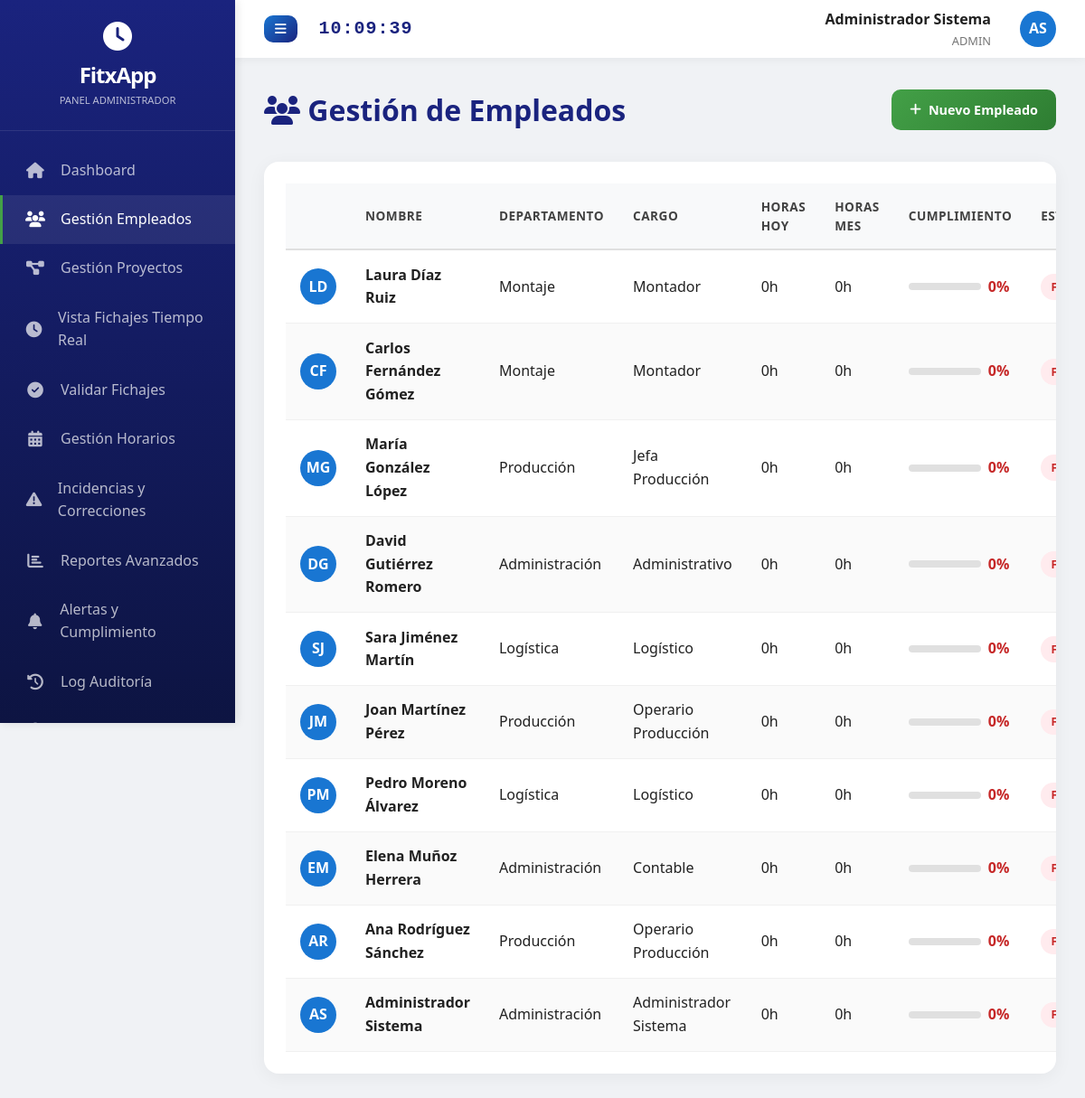
/fitxapp/admin/empleados.php (signed in), run on the app's committed database.
### tables this page shows
CREATE TABLE usuarios (
  id INT PRIMARY KEY AUTO_INCREMENT,
  nombre VARCHAR(50) NOT NULL,
  apellidos VARCHAR(100) NOT NULL,
  email VARCHAR(100) NOT NULL UNIQUE,
  password VARCHAR(255) NOT NULL,
  rol ENUM('admin','supervisor','empleado') DEFAULT 'empleado',
  departamento_id INT NULL,
  cargo VARCHAR(100),
  telefono VARCHAR(20),
  dni VARCHAR(20),
  fecha_alta DATE NULL,
  avatar VARCHAR(255) NULL,
  activo TINYINT(1) DEFAULT 1,
  fecha_creacion DATETIME DEFAULT CURRENT_TIMESTAMP,
  FOREIGN KEY (departamento_id) REFERENCES departamentos(id) ON DELETE SET NULL
);

CREATE TABLE departamentos (
  id INT PRIMARY KEY AUTO_INCREMENT,
  nombre VARCHAR(100) NOT NULL UNIQUE,
  descripcion TEXT,
  supervisor_id INT NULL,
  fecha_creacion DATETIME DEFAULT CURRENT_TIMESTAMP
);

### fitxapp/includes/db.php (called while the page is built, shortened)
<?php
function escape($string) {
    return htmlspecialchars($string ?? '', ENT_QUOTES, 'UTF-8');
}
?>

### fitxapp/includes/funciones.php (called while the page is built, shortened)
<?php
require_once 'db.php';
require_once 'auth.php';
function calcularCumplimiento($usuario_id, $fecha = null) {
    global $pdo;
    if (!$fecha) $fecha = date('Y-m-d');
    $stmt = $pdo->prepare("SELECT horas_dia FROM horarios WHERE usuario_id = ? AND activo = 1 LIMIT 1");
    $stmt->execute([$usuario_id]);
    $horario = $stmt->fetch();
    $horasEsperadas = $horario ? $horario['horas_dia'] : 8;
    $stmt = $pdo->prepare("SELECT SUM(horas_trabajadas) as total FROM fichajes
                           WHERE usuario_id = ? AND DATE(hora_entrada) = ? AND hora_salida IS NOT NULL");
    $stmt->execute([$usuario_id, $fecha]);
    $fichaje = $stmt->fetch();
    $horasTrabajadas = $fichaje['total'] ?? 0;
    if ($horasEsperadas == 0) {
        $porcentaje = 100;
    } else {
        $porcentaje = min(100, round(($horasTrabajadas / $horasEsperadas) * 100, 1));
    }
    if ($porcentaje >= 95) {
        $color = '#43a047';
    } elseif ($porcentaje >= 75) {
        $color = '#f9a825';
    } else {
        $color = '#c62828';
    }
    return [
        'porcentaje' => $porcentaje,
        'color' => $color,
        'horas_trabajadas' => $horasTrabajadas,
        'horas_esperadas' => $horasEsperadas
    ];
}
function verificarFichajeAbierto($usuario_id) {
    global $pdo;
    $stmt = $pdo->prepare("SELECT id, hora_entrada, proyecto_id FROM fichajes
                           WHERE usuario_id = ? AND hora_salida IS NULL ORDER BY hora_entrada DESC LIMIT 1");
    $stmt->execute([$usuario_id]);
    return $stmt->fetch();
}
function obtenerEstadoEmpleado($usuario_id) {
    $fichajeAbierto = verificarFichajeAbierto($usuario_id);
    if (!$fichajeAbierto) {
        return ['estado' => 'fuera', 'texto' => 'Fuera de jornada', 'color' => '#c62828', 'icono' => 'fa-door-open'];
    }
    return ['estado' => 'fichado', 'texto' => 'En Jornada', 'color' => '#43a047', 'icono' => 'fa-play-circle'];
}
function calcularHorasExtra($usuario_id, $mes, $anio) {
    global $pdo;
    $diasMes = cal_days_in_month(CAL_GREGORIAN, $mes, $anio);
    $horasContratadas = 0;
    $stmt = $pdo->prepare("SELECT horas_dia FROM horarios WHERE usuario_id = ? AND activo = 1 LIMIT 1");
    $stmt->execute([$usuario_id]);
    $horario = $stmt->fetch();
    $horasDia = $horario ? $horario['horas_dia'] : 8;
    for ($i=1; $i<=$diasMes; $i++) {
        $fecha = "$anio-$mes-$i";
        $diaSemana = date('N', strtotime($fecha));
        if ($diaSemana <=5) $horasContratadas += $horasDia;
    }
    $stmt = $pdo->prepare("SELECT SUM(horas_trabajadas) as total FROM fichajes
                           WHERE usuario_id = ? AND MONTH(hora_entrada) = ? AND YEAR(hora_entrada) = ? AND hora_salida IS NOT NULL");
    $stmt->execute([$usuario_id, $mes, $anio]);
    $res = $stmt->fetch();
    $horasTrabajadas = $res['total'] ?? 0;
    $horasExtra = max(0, $horasTrabajadas - $horasContratadas);
    return [
        'contratadas' => $horasContratadas,
        'trabajadas' => $horasTrabajadas,
        'extra' => $horasExtra,
        'saldo' => $horasTrabajadas - $horasContratadas
    ];
}
?>

### fitxapp/admin/empleados.php (the view, shortened to what this page needs)
<?php
require_once '../includes/db.php';
require_once '../includes/auth.php';
require_once '../includes/funciones.php';
$stmt = $pdo->query("SELECT u.*, d.nombre as departamento
                     FROM usuarios u
                     LEFT JOIN departamentos d ON u.departamento_id = d.id
                     WHERE u.activo = 1
                     ORDER BY u.apellidos ASC");
$empleados = $stmt->fetchAll();
?>
<!DOCTYPE html>
<html lang="es">
<head>
    <link rel="stylesheet" href="https://cdnjs.cloudflare.com/ajax/libs/font-awesome/6.4.0/css/all.min.css">
    <link rel="stylesheet" href="../assets/css/style.css">
</head>
<body>
<?php include '../includes/sidebar_admin.php'; ?>
<div class="main-contenedor">
    <?php include '../includes/header.php'; ?>
    <div class="contenido">
        <div style="display: flex; justify-content: space-between; align-items: center; margin-bottom: 2rem;">
            <h1 style="color: #1a237e;">
                <i class="fas fa-users"></i> Gestión de Empleados
            </h1>
            <a href="empleados_añadir.php" class="btn btn-exito">
                <i class="fas fa-plus"></i> Nuevo Empleado
            </a>
        </div>
        <div class="card">
            <div class="card-body">
                <table class="tabla">
                    <thead>
                        <tr>
                            <th></th>
                            <th>Nombre</th>
                            <th>Departamento</th>
                            <th>Cargo</th>
                            <th>Horas Hoy</th>
                            <th>Horas Mes</th>
                            <th>Cumplimiento</th>
                            <th>Estado</th>
                        </tr>
                    </thead>
                    <tbody>
                        <?php foreach ($empleados as $emp):
                            $cumplimiento = calcularCumplimiento($emp['id']);
                            $estado = obtenerEstadoEmpleado($emp['id']);
                            $horasMes = calcularHorasExtra($emp['id'], date('m'), date('Y'));
                        ?>
                        <tr>
                            <td>
                                <div style="width: 40px; height: 40px; border-radius: 50%; background: #1976d2; color: white; display: flex; align-items: center; justify-content: center; font-weight: 600;">
                                    <?php echo strtoupper(substr($emp['nombre'], 0, 1) . substr($emp['apellidos'], 0, 1)); ?>
                                </div>
                            </td>
                            <td><strong><?php echo escape($emp['nombre'] . ' ' . $emp['apellidos']); ?></strong></td>
                            <td><?php echo escape($emp['departamento'] ?? '-'); ?></td>
                            <td><?php echo escape($emp['cargo']); ?></td>
                            <td><?php echo $cumplimiento['horas_trabajadas']; ?>h</td>
                            <td><?php echo $horasMes['trabajadas']; ?>h</td>
                            <td>
                                <div style="display: flex; align-items: center; gap: 0.5rem;">
                                    <div style="width: 80px; height: 8px; background: #e0e0e0; border-radius: 4px; overflow: hidden;">
                                    </div>
                                    <span style="color: <?php echo $cumplimiento['color']; ?>; font-weight: 600;"><?php echo $cumplimiento['porcentaje']; ?>%</span>
                                </div>
                            </td>
                            <td>
                                <?php if ($estado['estado'] == 'fichado'): ?>
                                    <span class="badge verde">Trabajando</span>
                                <?php elseif ($estado['estado'] == 'pausa'): ?>
                                    <span class="badge amarillo">En pausa</span>
                                <?php else: ?>
                                    <span class="badge rojo">Fuera</span>
                                <?php endif; ?>
                            </td>
                        </tr>
                        <?php endforeach; ?>
                    </tbody>
                </table>
            </div>
        </div>
    </div>
</div>
</body>
</html>

### fitxapp/assets/css/style.css (style rules this page uses)
* { margin: 0; padding: 0; box-sizing: border-box; }
body { font-family: 'Segoe UI', Roboto, Oxygen, Ubuntu, Cantarell, 'Open Sans', 'Helvetica Neue', sans-serif; background-color: #f0f2f5; color: #212121; line-height: 1.6; }
.main-contenedor { margin-left: 260px; transition: margin-left 0.3s ease; }
.contenido { margin-top: 64px; padding: 2rem; min-height: calc(100vh - 64px); }
.card { background: white; border-radius: 16px; box-shadow: 0 4px 20px rgba(0,0,0,0.05); overflow: hidden; margin-bottom: 2rem; }
.card-body { padding: 1.5rem; }
.tabla { width: 100%; border-collapse: collapse; }
.tabla th { background: #f8f9fa; padding: 0.9rem 1rem; text-align: left; font-weight: 600; color: #424242; font-size: 0.85rem; text-transform: uppercase; letter-spacing: 0.5px; border-bottom: 2px solid #e0e0e0; }
.tabla td { padding: 0.9rem 1rem; border-bottom: 1px solid #f0f0f0; vertical-align: middle; }
.tabla tbody tr { transition: background 0.2s ease; }
.tabla tbody tr:nth-child(even) { background: #fafafa; }
.badge { display: inline-block; padding: 0.3rem 0.7rem; border-radius: 20px; font-size: 0.75rem; font-weight: 600; text-transform: uppercase; }
.badge.rojo { background: #ffebee; color: #c62828; }
.btn { display: inline-flex; align-items: center; gap: 0.5rem; padding: 0.7rem 1.25rem; border: none; border-radius: 10px; font-size: 0.9rem; font-weight: 600; cursor: pointer; transition: all 0.2s ease; text-decoration: none; }
.btn-exito { background: linear-gradient(135deg, #43a047, #2e7d32); color: white; }

### data on the page
usuarios: nombre+apellidos "LD", nombre+apellidos "Laura Díaz Ruiz", departamento.nombre "Montaje", cargo "Montador", horas_trabajadas "0", trabajadas "0", porcentaje "0"
usuarios: nombre+apellidos "CF", nombre+apellidos "Carlos Fernández Gómez", departamento.nombre "Montaje", cargo "Montador", horas_trabajadas "0", trabajadas "0", porcentaje "0"
usuarios: nombre+apellidos "MG", nombre+apellidos "María González López", departamento.nombre "Producción", cargo "Jefa Producción", horas_trabajadas "0", trabajadas "0", porcentaje "0"
usuarios: nombre+apellidos "DG", nombre+apellidos "David Gutiérrez Romero", departamento.nombre "Administración", cargo "Administrativo", horas_trabajadas "0", trabajadas "0", porcentaje "0"
usuarios: nombre+apellidos "SJ", nombre+apellidos "Sara Jiménez Martín", departamento.nombre "Logística", cargo "Logístico", horas_trabajadas "0", trabajadas "0", porcentaje "0"
usuarios: nombre+apellidos "JM", nombre+apellidos "Joan Martínez Pérez", departamento.nombre "Producción", cargo "Operario Producción", horas_trabajadas "0", trabajadas "0", porcentaje "0"
usuarios: nombre+apellidos "PM", nombre+apellidos "Pedro Moreno Álvarez", departamento.nombre "Logística", cargo "Logístico", horas_trabajadas "0", trabajadas "0", porcentaje "0"
usuarios: nombre+apellidos "EM", nombre+apellidos "Elena Muñoz Herrera", departamento.nombre "Administración", cargo "Contable", horas_trabajadas "0", trabajadas "0", porcentaje "0"
usuarios: nombre+apellidos "AR", nombre+apellidos "Ana Rodríguez Sánchez", departamento.nombre "Producción", cargo "Operario Producción", horas_trabajadas "0", trabajadas "0", porcentaje "0"
usuarios: nombre+apellidos "AS", nombre+apellidos "Administrador Sistema", departamento.nombre "Administración", cargo "Administrador Sistema", horas_trabajadas "0", trabajadas "0", porcentaje "0"

### other printed values
$_SESSION['nombre'] . ' ' . $_SESSION['apellidos'] "Administrador Sistema"
$_SESSION['rol'] "ADMIN"
